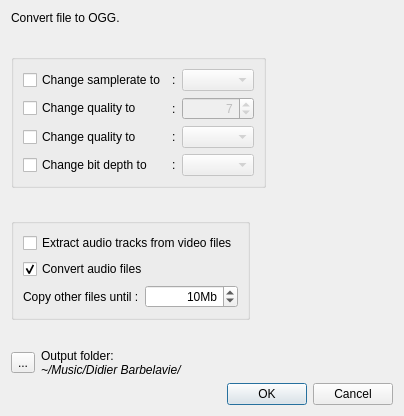
<?xml version="1.0" encoding="UTF-8"?>
<ui version="4.0">
 <class>Dialog</class>
 <widget class="QDialog" name="Dialog">
  <property name="geometry">
   <rect>
    <x>0</x>
    <y>0</y>
    <width>404</width>
    <height>416</height>
   </rect>
  </property>
  <property name="windowTitle">
   <string>Convert to OGG</string>
  </property>
  <layout class="QVBoxLayout" name="verticalLayout">
   <item>
    <widget class="QLabel" name="labelPresentation">
     <property name="text">
      <string>Convert file to OGG.</string>
     </property>
     <property name="wordWrap">
      <bool>false</bool>
     </property>
    </widget>
   </item>
   <item>
    <spacer name="verticalSpacer_3">
     <property name="orientation">
      <enum>Qt::Vertical</enum>
     </property>
     <property name="sizeHint" stdset="0">
      <size>
       <width>20</width>
       <height>40</height>
      </size>
     </property>
    </spacer>
   </item>
   <item>
    <layout class="QHBoxLayout" name="horizontalLayout_2">
     <item>
      <widget class="QGroupBox" name="groupBox">
       <property name="title">
        <string/>
       </property>
       <layout class="QGridLayout" name="gridLayout_3">
        <item row="0" column="1">
         <layout class="QGridLayout" name="gridLayout">
          <item row="2" column="3">
           <widget class="QSpinBox" name="spinBoxOggQuality">
            <property name="enabled">
             <bool>false</bool>
            </property>
            <property name="alignment">
             <set>Qt::AlignRight|Qt::AlignTrailing|Qt::AlignVCenter</set>
            </property>
            <property name="minimum">
             <number>0</number>
            </property>
            <property name="maximum">
             <number>10</number>
            </property>
            <property name="value">
             <number>7</number>
            </property>
           </widget>
          </item>
          <item row="0" column="3">
           <widget class="QComboBox" name="comboBoxSamplerate">
            <property name="enabled">
             <bool>false</bool>
            </property>
            <property name="toolTip">
             <string>&lt;html&gt;&lt;head/&gt;&lt;body&gt;&lt;p&gt;44.100 KHz is used for Audio CD.&lt;br/&gt;48.000 KHz is commonly used for video.&lt;/p&gt;&lt;p&gt;Audio quality and file size increases with the value.&lt;/p&gt;&lt;/body&gt;&lt;/html&gt;</string>
            </property>
           </widget>
          </item>
          <item row="0" column="2">
           <widget class="QLabel" name="labelColonSamplerate">
            <property name="text">
             <string>:</string>
            </property>
           </widget>
          </item>
          <item row="2" column="2">
           <widget class="QLabel" name="labelColonOggQuality">
            <property name="text">
             <string>:</string>
            </property>
           </widget>
          </item>
          <item row="2" column="0">
           <widget class="QCheckBox" name="checkBoxOggQuality">
            <property name="text">
             <string>Change quality to</string>
            </property>
           </widget>
          </item>
          <item row="0" column="0">
           <widget class="QCheckBox" name="checkBoxSamplerate">
            <property name="toolTip">
             <string>&lt;html&gt;&lt;head/&gt;&lt;body&gt;&lt;p&gt;Check it if you want to specify the samplerate of the converted file(s).&lt;/p&gt;&lt;p&gt;If you don't check it, converted files will have the same samplerate as input files.&lt;/p&gt;&lt;/body&gt;&lt;/html&gt;</string>
            </property>
            <property name="layoutDirection">
             <enum>Qt::LeftToRight</enum>
            </property>
            <property name="text">
             <string>Change samplerate to</string>
            </property>
           </widget>
          </item>
          <item row="3" column="0">
           <widget class="QCheckBox" name="checkBoxMp3Quality">
            <property name="text">
             <string>Change quality to </string>
            </property>
           </widget>
          </item>
          <item row="4" column="0">
           <widget class="QCheckBox" name="checkBoxBitDepth">
            <property name="text">
             <string>Change bit depth to</string>
            </property>
           </widget>
          </item>
          <item row="3" column="2">
           <widget class="QLabel" name="labelColonMp3Quality">
            <property name="text">
             <string>:</string>
            </property>
           </widget>
          </item>
          <item row="4" column="2">
           <widget class="QLabel" name="labelColonBitDepth">
            <property name="text">
             <string>:</string>
            </property>
           </widget>
          </item>
          <item row="3" column="3">
           <widget class="QComboBox" name="comboBoxMp3Quality">
            <property name="enabled">
             <bool>false</bool>
            </property>
           </widget>
          </item>
          <item row="4" column="3">
           <widget class="QComboBox" name="comboBoxBitDepth">
            <property name="enabled">
             <bool>false</bool>
            </property>
           </widget>
          </item>
         </layout>
        </item>
       </layout>
      </widget>
     </item>
     <item>
      <spacer name="horizontalSpacer_2">
       <property name="orientation">
        <enum>Qt::Horizontal</enum>
       </property>
       <property name="sizeHint" stdset="0">
        <size>
         <width>40</width>
         <height>20</height>
        </size>
       </property>
      </spacer>
     </item>
    </layout>
   </item>
   <item>
    <spacer name="verticalSpacer_2">
     <property name="orientation">
      <enum>Qt::Vertical</enum>
     </property>
     <property name="sizeHint" stdset="0">
      <size>
       <width>20</width>
       <height>40</height>
      </size>
     </property>
    </spacer>
   </item>
   <item>
    <layout class="QHBoxLayout" name="horizontalLayout_3">
     <item>
      <widget class="QGroupBox" name="groupBoxFolder">
       <property name="title">
        <string/>
       </property>
       <layout class="QGridLayout" name="gridLayout_2">
        <item row="2" column="1">
         <widget class="QSpinBox" name="spinBoxCopySize">
          <property name="alignment">
           <set>Qt::AlignRight|Qt::AlignTrailing|Qt::AlignVCenter</set>
          </property>
          <property name="accelerated">
           <bool>true</bool>
          </property>
          <property name="suffix">
           <string>Mb</string>
          </property>
          <property name="maximum">
           <number>10000</number>
          </property>
          <property name="value">
           <number>10</number>
          </property>
         </widget>
        </item>
        <item row="0" column="0" colspan="2">
         <widget class="QCheckBox" name="checkBoxVideo">
          <property name="text">
           <string>Extract audio tracks from video files</string>
          </property>
         </widget>
        </item>
        <item row="1" column="0" colspan="2">
         <widget class="QCheckBox" name="checkBoxAudio">
          <property name="text">
           <string>Convert audio files</string>
          </property>
          <property name="checked">
           <bool>true</bool>
          </property>
         </widget>
        </item>
        <item row="2" column="0">
         <widget class="QLabel" name="label_4">
          <property name="text">
           <string>Copy other files until :</string>
          </property>
         </widget>
        </item>
       </layout>
      </widget>
     </item>
     <item>
      <spacer name="horizontalSpacer_4">
       <property name="orientation">
        <enum>Qt::Horizontal</enum>
       </property>
       <property name="sizeHint" stdset="0">
        <size>
         <width>40</width>
         <height>20</height>
        </size>
       </property>
      </spacer>
     </item>
    </layout>
   </item>
   <item>
    <spacer name="verticalSpacer">
     <property name="orientation">
      <enum>Qt::Vertical</enum>
     </property>
     <property name="sizeHint" stdset="0">
      <size>
       <width>20</width>
       <height>40</height>
      </size>
     </property>
    </spacer>
   </item>
   <item>
    <layout class="QHBoxLayout" name="horizontalLayout">
     <item>
      <widget class="QToolButton" name="toolButtonOutputPath">
       <property name="text">
        <string>...</string>
       </property>
       <property name="icon">
        <iconset theme="folder-open">
         <normaloff>.</normaloff>.</iconset>
       </property>
      </widget>
     </item>
     <item>
      <widget class="QLabel" name="labelOutputPath">
       <property name="text">
        <string>&lt;html&gt;&lt;head/&gt;&lt;body&gt;&lt;p&gt;Output folder:&lt;br/&gt;&lt;span style=&quot; font-style:italic;&quot;&gt;~/Music/Didier Barbelavie/&lt;/span&gt;&lt;/p&gt;&lt;/body&gt;&lt;/html&gt;</string>
       </property>
      </widget>
     </item>
    </layout>
   </item>
   <item>
    <widget class="QDialogButtonBox" name="buttonBox">
     <property name="orientation">
      <enum>Qt::Horizontal</enum>
     </property>
     <property name="standardButtons">
      <set>QDialogButtonBox::Cancel|QDialogButtonBox::Ok</set>
     </property>
    </widget>
   </item>
  </layout>
 </widget>
 <resources/>
 <connections>
  <connection>
   <sender>buttonBox</sender>
   <signal>accepted()</signal>
   <receiver>Dialog</receiver>
   <slot>accept()</slot>
   <hints>
    <hint type="sourcelabel">
     <x>248</x>
     <y>254</y>
    </hint>
    <hint type="destinationlabel">
     <x>157</x>
     <y>274</y>
    </hint>
   </hints>
  </connection>
  <connection>
   <sender>buttonBox</sender>
   <signal>rejected()</signal>
   <receiver>Dialog</receiver>
   <slot>reject()</slot>
   <hints>
    <hint type="sourcelabel">
     <x>316</x>
     <y>260</y>
    </hint>
    <hint type="destinationlabel">
     <x>286</x>
     <y>274</y>
    </hint>
   </hints>
  </connection>
 </connections>
</ui>
